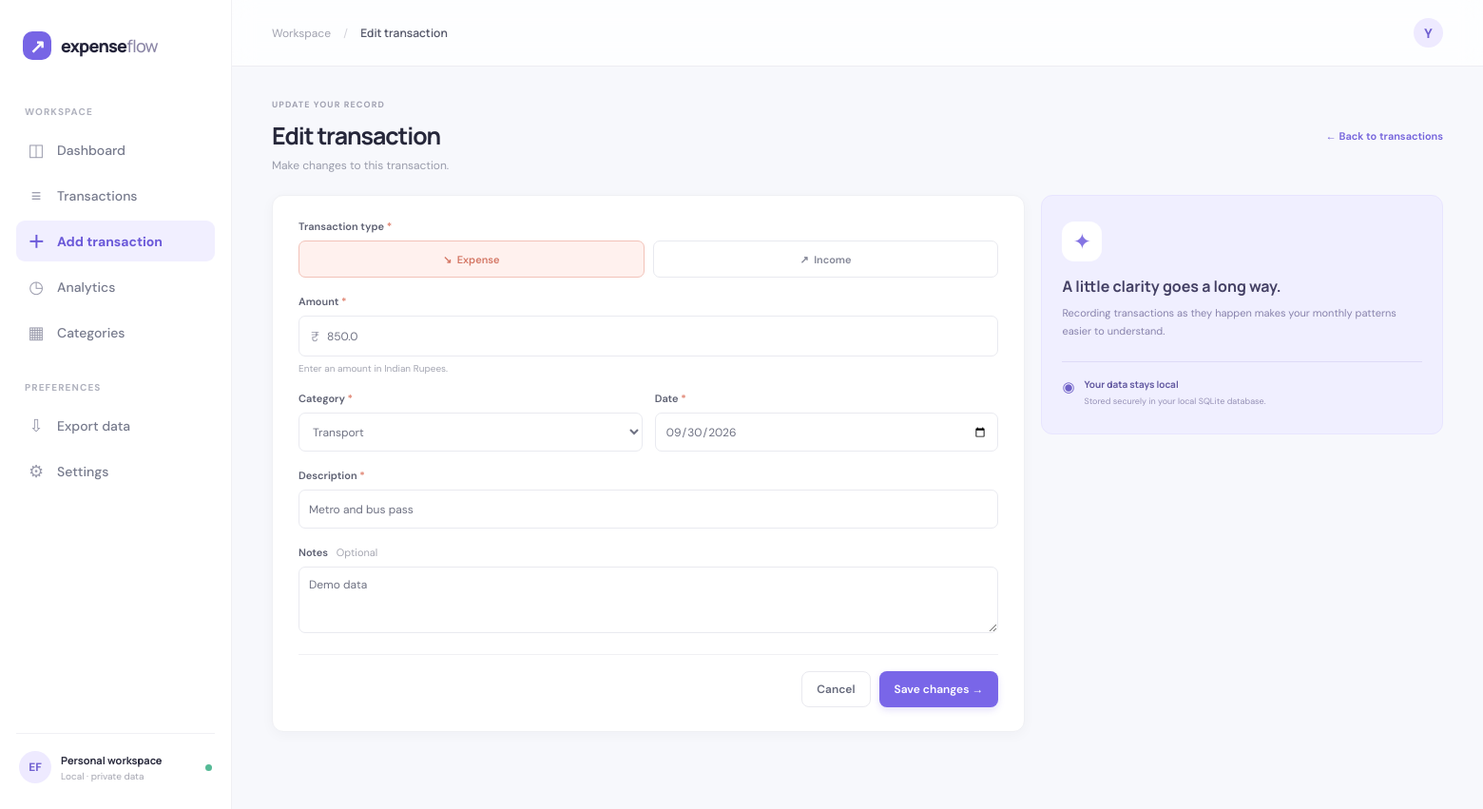
Screenshot of /transactions/3/edit with the database file from the repository.
### tables this page shows
CREATE TABLE transactions (
                id INTEGER PRIMARY KEY AUTOINCREMENT,
                date TEXT NOT NULL,
                type TEXT NOT NULL CHECK(type IN ('Income','Expense')),
                category TEXT NOT NULL,
                description TEXT NOT NULL,
                amount REAL NOT NULL CHECK(amount > 0),
                notes TEXT DEFAULT '',
                created_at TEXT NOT NULL DEFAULT CURRENT_TIMESTAMP
            );

### app.py (the view, shortened to what this page needs)
@app.route("/transactions/new", methods=["GET", "POST"])
@app.route("/transactions/<int:tx_id>/edit", methods=["GET", "POST"])
def transaction_form(tx_id=None):
    editing = tx_id is not None
    with get_db() as db:
        tx = db.execute("SELECT * FROM transactions WHERE id=?", (tx_id,)).fetchone() if editing else None
        cats = db.execute("SELECT name FROM categories ORDER BY name").fetchall()
    if editing and tx is None: abort(404)
    return render_template("add_transaction.html", active="add", editing=editing, tx=tx, categories=cats, today=date.today().isoformat())

### app.py (called while the page is built)
@app.context_processor
def global_data():
    return {"nav_categories": CATEGORIES}

### database.py (called while the page is built)
def get_db():
    DB_PATH.parent.mkdir(parents=True, exist_ok=True)
    conn = sqlite3.connect(DB_PATH)
    conn.row_factory = sqlite3.Row
    conn.execute("PRAGMA foreign_keys = ON")
    return conn

### templates/add_transaction.html
{% extends 'base.html' %}{% block title %}{{ 'Edit' if editing else 'Add' }} transaction{% endblock %}{% block crumb %}{{ 'Edit transaction' if editing else 'Add transaction' }}{% endblock %}{% block content %}<section class="page-heading"><div><p class="eyebrow">{{ 'UPDATE YOUR RECORD' if editing else 'KEEP YOUR RECORD UP TO DATE' }}</p><h1>{{ 'Edit transaction' if editing else 'Add a transaction' }}</h1><p class="muted">{{ 'Make changes to this transaction.' if editing else 'Every small detail adds up to a clearer picture.' }}</p></div><a class="text-link" href="{{ url_for('transactions') }}">← Back to transactions</a></section><div class="form-layout"><section class="panel form-panel"><form method="post" id="transactionForm" novalidate><div class="field"><label>Transaction type <span class="required">*</span></label><div class="type-toggle"><label><input type="radio" name="type" value="Expense" {{ 'checked' if not tx or tx.type=='Expense' }}><span>↘ &nbsp;Expense</span></label><label><input type="radio" name="type" value="Income" {{ 'checked' if tx and tx.type=='Income' }}><span>↗ &nbsp;Income</span></label></div></div><div class="field"><label for="amount">Amount <span class="required">*</span></label><div class="amount-input"><span>₹</span><input id="amount" name="amount" type="number" min="0.01" max="100000000" step="0.01" placeholder="0.00" required value="{{ tx.amount if tx else '' }}"></div><small>Enter an amount in Indian Rupees.</small></div><div class="form-row"><div class="field"><label for="category">Category <span class="required">*</span></label><select id="category" name="category" required><option value="">Choose category</option>{% for c in categories %}<option value="{{ c.name }}" {{ 'selected' if tx and tx.category==c.name }}>{{ c.name }}</option>{% endfor %}</select></div><div class="field"><label for="date">Date <span class="required">*</span></label><input id="date" name="date" type="date" required value="{{ tx.date if tx else today }}"></div></div><div class="field"><label for="description">Description <span class="required">*</span></label><input id="description" name="description" maxlength="120" required placeholder="e.g. Weekly groceries" value="{{ tx.description if tx else '' }}"></div><div class="field"><label for="notes">Notes <span class="optional">Optional</span></label><textarea id="notes" name="notes" maxlength="500" rows="3" placeholder="Add any extra details...">{{ tx.notes if tx else '' }}</textarea></div><div class="form-footer"><a class="button secondary" href="{{ url_for('transactions') }}">Cancel</a><button class="button primary" type="submit">{{ 'Save changes' if editing else 'Save transaction' }} →</button></div></form></section><aside class="form-aside"><div class="aside-illustration">✦</div><h3>A little clarity goes a long way.</h3><p>Recording transactions as they happen makes your monthly patterns easier to understand.</p><div class="privacy-note"><span>◉</span><span><strong>Your data stays local</strong><small>Stored securely in your local SQLite database.</small></span></div></aside></div>{% endblock %}

### static/css/style.css (style rules this page uses)
:root { --ink:#26273a;--muted:#9297a7;--line:#eeeef3;--surface:#fff;--bg:#f7f8fc;--purple:#7966e8;--purple-dark:#6854d4;--green:#45a989;--coral:#e88778;--shadow:0 3px 14px rgba(35,37,65,.035) }
* { box-sizing:border-box }
body { margin:0;background:var(--bg);color:var(--ink);font-family:'DM Sans',sans-serif;font-size:14px }
h1,h2,h3,strong { font-family:'Manrope','DM Sans',sans-serif }
a { color:inherit;text-decoration:none }
button,input,select,textarea { font:inherit }
.welcome-row,.page-heading { display:flex;align-items:center;justify-content:space-between;margin-bottom:24px }
.eyebrow { font-size:9px;font-weight:700;letter-spacing:1.1px;color:#a0a1b1;margin:0 0 9px }
.welcome-row h1,.page-heading h1 { font-size:27px;letter-spacing:-1.1px;margin:0 0 6px }
.muted { color:#999cab;margin:0;font-size:12px }
.button { min-height:38px;padding:0 15px;border:1px solid transparent;border-radius:8px;display:inline-flex;align-items:center;justify-content:center;gap:8px;font-weight:600;font-size:12px;cursor:pointer;transition:.18s }
.button.primary { background:var(--purple);color:white;box-shadow:0 3px 7px #7966e833 }
.button.secondary { background:#fff;border-color:#e9e9ef;color:#65697b }
.stat-card,.panel { background:var(--surface);border:1px solid #eff0f4;border-radius:12px;box-shadow:var(--shadow) }
.panel { padding:19px 20px;margin-bottom:16px }
.text-link { color:#7362db;font-weight:600;font-size:11px }
.page-heading { margin-bottom:23px }
.page-heading h1 { font-size:25px }
.filter-form select,.filter-form input,.inline-add input,.field input,.field select,.field textarea,.export-options select { height:37px;border:1px solid #e9eaf0;border-radius:7px;background:#fff;padding:0 10px;color:#6e7182;font-size:11px;outline:none }
.form-layout { display:grid;grid-template-columns:minmax(0,1.5fr) minmax(220px,.8fr);gap:17px;align-items:start }
.form-panel { padding:25px 27px }
.field { margin-bottom:18px }
.field>label { display:block;font-weight:600;font-size:11px;margin-bottom:8px;color:#5d6072 }
.required { color:#df806d }
.optional { color:#a5a6b1;font-weight:400;margin-left:6px }
.field input,.field select,.field textarea { width:100%;height:41px;font-size:12px }
.field textarea { height:auto;resize:vertical;padding:10px }
.field>small { display:block;font-size:10px;color:#a4a6b2;margin-top:6px }
.amount-input { height:43px;display:flex;align-items:center;border:1px solid #e9eaf0;border-radius:7px;padding:0 12px;color:#9a9baa }
.amount-input input { border:0;box-shadow:none!important;padding-left:8px;height:39px }
.form-row { display:grid;grid-template-columns:1fr 1fr;gap:13px }
.type-toggle { display:flex;gap:9px }
.type-toggle label { flex:1;cursor:pointer }
.type-toggle span { height:39px;border:1px solid #e8e9ef;border-radius:7px;display:flex;align-items:center;justify-content:center;color:#848797;font-size:11px;font-weight:600 }
.type-toggle input:checked+span { background:#fff1ee;border-color:#f2c2b8;color:#d47765 }
.form-footer { border-top:1px solid #f0f0f4;padding-top:17px;display:flex;justify-content:flex-end;gap:9px }
.form-aside { padding:27px 21px;background:#f0efff;border:1px solid #e8e5ff;border-radius:12px;color:#6f61c7 }
.aside-illustration { width:42px;height:42px;border-radius:13px;display:grid;place-items:center;background:white;color:#8474e3;font-size:23px }
.form-aside h3 { font-size:16px;line-height:1.45;margin:15px 0 7px;color:#444064 }
.form-aside>p { font-size:11px;line-height:1.7;color:#8883ac;margin:0 }
.privacy-note { display:flex;gap:10px;align-items:flex-start;border-top:1px solid #dedaf7;margin-top:22px;padding-top:16px }
.privacy-note>span:first-child { font-size:15px }
.privacy-note strong,.privacy-note small { display:block }
.privacy-note strong { font-size:10px;color:#6258a0 }
.privacy-note small { font-size:9px;line-height:1.6;color:#9691b6;margin-top:4px }

### rows the page displays
transactions: amount "850.0", date "09/30/2026", description "Metro and bus pass", notes "Demo data"

### other values shown
{{ 'Edit transaction' if editing else 'Add transaction' }} "Edit transaction"
{{ 'UPDATE YOUR RECORD' if editing else 'KEEP YOUR RECORD UP TO DATE' }} "UPDATE YOUR RECORD"
{{ 'Edit transaction' if editing else 'Add a transaction' }} "Edit transaction"
{{ 'Save changes' if editing else 'Save transaction' }} "Save changes"
form field category "Transport"
